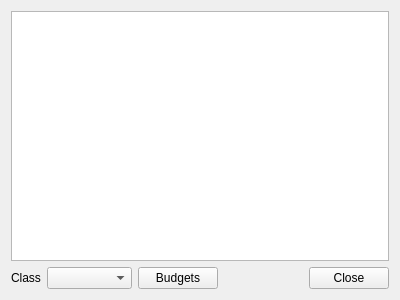
<?xml version="1.0" encoding="UTF-8"?>
<ui version="4.0">
 <class>CBudgetView</class>
 <widget class="QWidget" name="CBudgetView">
  <property name="geometry">
   <rect>
    <x>0</x>
    <y>0</y>
    <width>400</width>
    <height>300</height>
   </rect>
  </property>
  <property name="windowTitle">
   <string>Form</string>
  </property>
  <layout class="QVBoxLayout" name="verticalLayout">
   <item>
    <widget class="QTableView" name="pTableView">
     <property name="frameShadow">
      <enum>QFrame::Raised</enum>
     </property>
    </widget>
   </item>
   <item>
    <layout class="QHBoxLayout" name="horizontalLayout">
     <item>
      <widget class="QLabel" name="label">
       <property name="text">
        <string>Class</string>
       </property>
      </widget>
     </item>
     <item>
      <widget class="QComboBox" name="pCBClass">
       <property name="sizePolicy">
        <sizepolicy hsizetype="Expanding" vsizetype="Fixed">
         <horstretch>0</horstretch>
         <verstretch>0</verstretch>
        </sizepolicy>
       </property>
      </widget>
     </item>
     <item>
      <widget class="QPushButton" name="pPBBudgets">
       <property name="text">
        <string>Budgets</string>
       </property>
      </widget>
     </item>
     <item>
      <spacer name="horizontalSpacer">
       <property name="orientation">
        <enum>Qt::Horizontal</enum>
       </property>
       <property name="sizeHint" stdset="0">
        <size>
         <width>40</width>
         <height>20</height>
        </size>
       </property>
      </spacer>
     </item>
     <item>
      <widget class="QPushButton" name="pPBClose">
       <property name="text">
        <string>Close</string>
       </property>
      </widget>
     </item>
    </layout>
   </item>
  </layout>
 </widget>
 <resources/>
 <connections/>
</ui>
